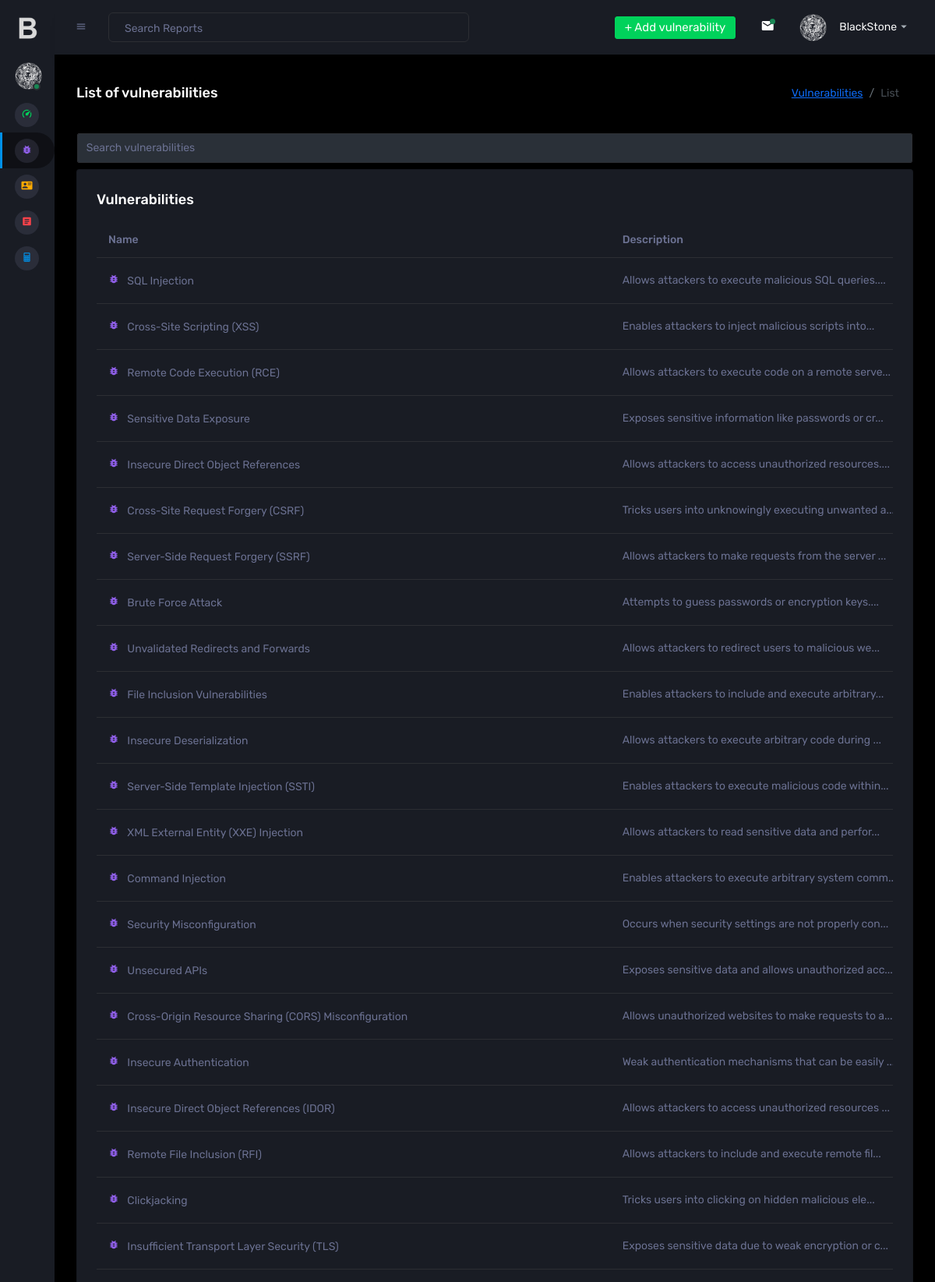
Screenshot of /BlackStone/vulnerabilidades.php (signed in, upper part) with the database file from the repository.
### tables this page shows
CREATE TABLE `vulnerabilidades` (
  `id` int(11) NOT NULL,
  `descripcion` text DEFAULT NULL,
  `solucion` text DEFAULT NULL,
  `nivel` int(11) DEFAULT NULL,
  `nombre` text NOT NULL
);

### BlackStone/functions/traductor.php (called while the page is built, shortened)
<?php
function lang($sentencia){
    return $sentencia;
};
?>

### BlackStone/vulnerabilidades.php (the view, shortened to what this page needs)
<!DOCTYPE html>
<?php
include("functions/traductor.php");
include("conexion.php");
?>
<html>
  <head>
    <link rel="stylesheet" href="assets/vendors/mdi/css/materialdesignicons.min.css">
    <link rel="stylesheet" href="assets/vendors/css/vendor.bundle.base.css">
    <link rel="stylesheet" href="assets/vendors/jvectormap/jquery-jvectormap.css">
    <link rel="stylesheet" href="assets/vendors/flag-icon-css/css/flag-icon.min.css">
    <link rel="stylesheet" href="assets/vendors/owl-carousel-2/owl.carousel.min.css">
    <link rel="stylesheet" href="assets/vendors/owl-carousel-2/owl.theme.default.min.css">
    <link rel="stylesheet" href="assets/css/style.css">
  </head>
  <body class="sidebar-icon-only">
    <div class="container-scroller">
    <?php
      include("nav.php");
    ?>
      <div class="container-fluid page-body-wrapper">
        <nav class="navbar p-0 fixed-top d-flex flex-row">
          <div class="navbar-menu-wrapper flex-grow d-flex align-items-stretch">
            <button class="navbar-toggler navbar-toggler align-self-center" type="button" data-toggle="minimize">
              <span class="mdi mdi-menu"></span>
            </button>
            <ul class="navbar-nav w-100">
              <li class="nav-item w-100">
                <form class="nav-link mt-2 mt-md-0 d-none d-lg-flex search">
                  <input type="text" class="form-control" placeholder="<?php echo lang("Search Reports"); ?>">
                </form>
              </li>
            </ul>
            <ul class="navbar-nav navbar-nav-right">
              <li class="nav-item dropdown d-none d-lg-block">
                <a class="nav-link btn btn-success create-new-button" id="createbuttonDropdown" aria-expanded="false" href="insertar_vulnerabilidades.php">+ <?php echo lang("Add vulnerability");?> </a>
              </li>
              <li class="nav-item dropdown border-left">
                <a class="nav-link count-indicator dropdown-toggle" id="messageDropdown" href="#" data-bs-toggle="dropdown" aria-expanded="false">
                  <i class="mdi mdi-email"></i>
                  <span class="count bg-success"></span>
                </a>
              </li>
              <li class="nav-item dropdown">
                <a class="nav-link" id="profileDropdown" href="#" data-bs-toggle="dropdown">
                  <div class="navbar-profile">
                    <img class="img-xs rounded-circle" src="assets/images/faces/black-stone.png" alt="">
                    <p class="mb-0 d-none d-sm-block navbar-profile-name">BlackStone</p>
                    <i class="mdi mdi-menu-down d-none d-sm-block"></i>
                  </div>
                </a>
              </li>
            </ul>
          </div>
        </nav>
        <div class="main-panel">
          <div class="content-wrapper">
            <div class="page-header">
              <h3 class="page-title"> <?php echo lang("List of vulnerabilities");?> </h3>
              <nav aria-label="breadcrumb">
                <ol class="breadcrumb">
                  <li class="breadcrumb-item"><a href="#"><?php echo lang("Vulnerabilities");?></a></li>
                  <li class="breadcrumb-item active" aria-current="page"><?php echo lang("List");?></li>
                </ol>
              </nav>
            </div>
            <div class="row" style="--bs-gutter-x: 1.9rem !important;">
              <form class="nav-link mt-md-0 d-lg-flex search">
                  <input type="text" class="form-control" id="busqueda" placeholder="<?php echo lang("Search vulnerabilities"); ?>" style="color:white;">
              </form>
            </div>
            <div class="row">
              <div class="col-lg-12 grid-margin stretch-card">
                <div class="card">
                  <div class="card-body">
                    <h4 class="card-title"><?php echo lang("Vulnerabilities");?></h4>
                    <div class="table-responsive">
                      <table class="table" id="tabla_listado_cve">
                        <thead>
                          <tr>
                            <th><?php echo lang("Name");?></th>
                            <th><?php echo lang("Description");?></th>
                          </tr>
                        </thead>
                        <?php
                          $sentencia = "select * from vulnerabilidades order by id";
                          $consulta = mysqli_query($conexion, $sentencia) or die("Error de conexión en tabla vulnerabilidades");
                            while($fila= mysqli_fetch_array($consulta)){
                                $nombre=$fila['nombre'];
                                $descripcion=htmlspecialchars($fila['descripcion'], ENT_QUOTES | ENT_HTML5, 'UTF-8');
                        ?>
                        <tbody>
                          <tr>
                            <td><i class="mdi mdi-bug" style="color:#8f5fe8"></i> &nbsp; <?php echo $nombre ?></td>
                            <td><?php echo substr($descripcion, 0, 50); ?>...</td>
                          </tr>
                          <?php
                            }
                          ?>
                        </tbody>
                      </table>
                    </div>
                  </div>
                </div>
              </div>
          </div>
        </div>
      </div>
    </div>
  </body>
</html>

### rows the page displays
vulnerabilidades: nombre "SQL Injection", descripcion "Allows attackers to execute malicious SQL queries."
vulnerabilidades: nombre "Cross-Site Scripting (XSS)", descripcion "Enables attackers to inject malicious scripts into"
vulnerabilidades: nombre "Remote Code Execution (RCE)", descripcion "Allows attackers to execute code on a remote serve"
vulnerabilidades: nombre "Sensitive Data Exposure", descripcion "Exposes sensitive information like passwords or cr"
vulnerabilidades: nombre "Insecure Direct Object References", descripcion "Allows attackers to access unauthorized resources."
vulnerabilidades: nombre "Cross-Site Request Forgery (CSRF)", descripcion "Tricks users into unknowingly executing unwanted a"
vulnerabilidades: nombre "Server-Side Request Forgery (SSRF)", descripcion "Allows attackers to make requests from the server"
vulnerabilidades: nombre "Brute Force Attack", descripcion "Attempts to guess passwords or encryption keys."
vulnerabilidades: nombre "Unvalidated Redirects and Forwards", descripcion "Allows attackers to redirect users to malicious we"
vulnerabilidades: nombre "File Inclusion Vulnerabilities", descripcion "Enables attackers to include and execute arbitrary"
vulnerabilidades: nombre "Insecure Deserialization", descripcion "Allows attackers to execute arbitrary code during"
vulnerabilidades: nombre "Server-Side Template Injection (SSTI)", descripcion "Enables attackers to execute malicious code within"
vulnerabilidades: nombre "XML External Entity (XXE) Injection", descripcion "Allows attackers to read sensitive data and perfor"
vulnerabilidades: nombre "Command Injection", descripcion "Enables attackers to execute arbitrary system comm"
vulnerabilidades: nombre "Security Misconfiguration", descripcion "Occurs when security settings are not properly con"
vulnerabilidades: nombre "Unsecured APIs", descripcion "Exposes sensitive data and allows unauthorized acc"
vulnerabilidades: nombre "Cross-Origin Resource Sharing (CORS) Misconfiguration", descripcion "Allows unauthorized websites to make requests to a"
vulnerabilidades: nombre "Insecure Authentication", descripcion "Weak authentication mechanisms that can be easily"
vulnerabilidades: nombre "Insecure Direct Object References (IDOR)", descripcion "Allows attackers to access unauthorized resources"
vulnerabilidades: nombre "Remote File Inclusion (RFI)", descripcion "Allows attackers to include and execute remote fil"
vulnerabilidades: nombre "Clickjacking", descripcion "Tricks users into clicking on hidden malicious ele"
vulnerabilidades: nombre "Insufficient Transport Layer Security (TLS)", descripcion "Exposes sensitive data due to weak encryption or c"

### other values shown
lang("Add vulnerability") "Add vulnerability"
lang("List of vulnerabilities") "List of vulnerabilities"
lang("Vulnerabilities") "Vulnerabilities"
lang("List") "List"
lang("Name") "Name"
lang("Description") "Description"
